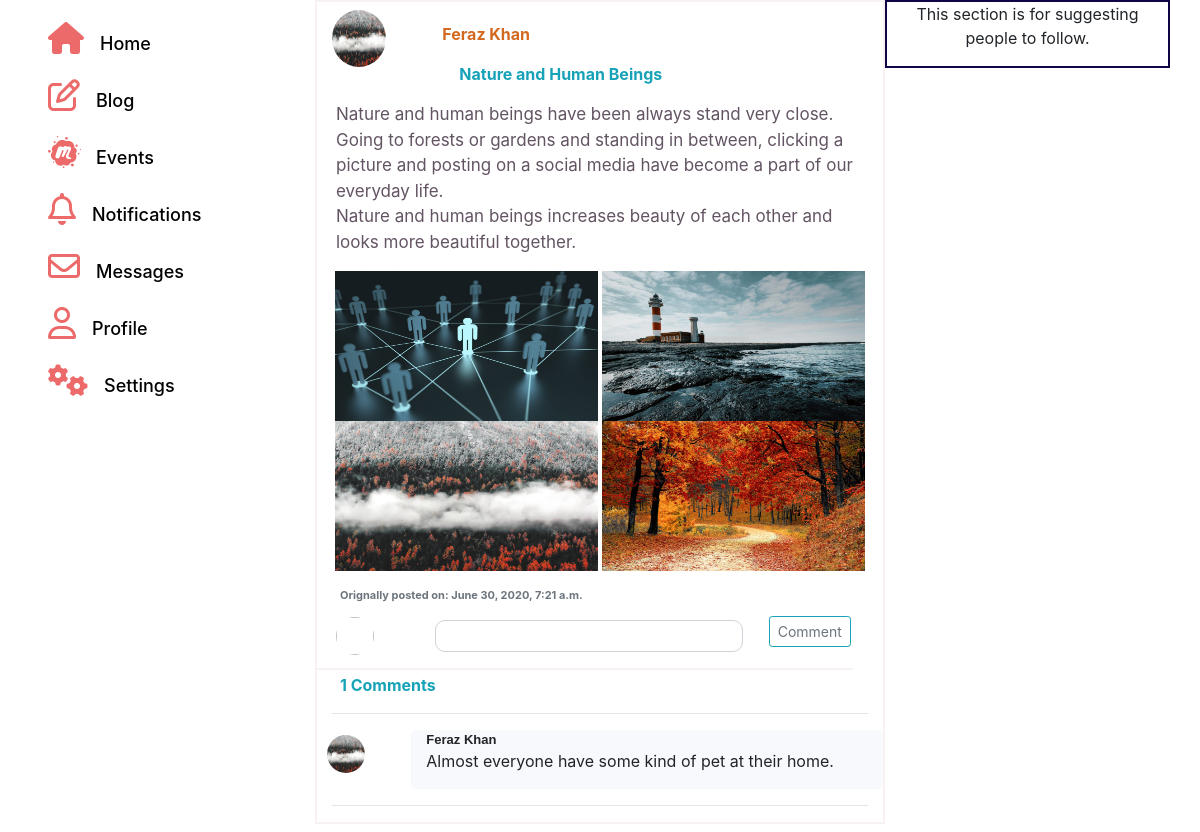
Page /blog/OneBlog/14 on the committed database.
### blog/models.py (models this page shows, shortened)
class BlogPost(models.Model):
    author  = models.ForeignKey(User, on_delete = models.CASCADE)
    title  = models.CharField(max_length = 160, null = True, blank = True)
    body = models.TextField()
    date_posted = models.DateTimeField(auto_now_add = True)
    last_modified = models.DateTimeField(auto_now = True)

class Files_Of_posts(models.Model):
    blogpost = models.ForeignKey(BlogPost, on_delete = models.CASCADE)
    files = models.FileField(null = True, blank = True)

class Comment(models.Model):
    comment_by = models.ForeignKey(User, null = True, on_delete = models.CASCADE)
    blogpost = models.ForeignKey(BlogPost, on_delete = models.CASCADE)
    comment = models.CharField(blank = True, null = True , max_length = 180 )
    def __str__(self):
        return str(self.blogpost.id)

### UserModule/models.py (models this page shows, shortened)
class Profile(models.Model):
    FACULTY_CHOICES = [
        ('FET','Faculty of Engineering and Technology'),
        ('Agriculture Faculty','Faculty of Agriculture'),
        ('Science Faculty','Faculty of Science and Environment'),
        ('Arts Facults','Faculty of Arts'),
        ('Management Faculty','Faculty of Rural Development and Business Management'),
    ]
    user = models.OneToOneField(User, on_delete = models.CASCADE, blank = True, null = True)
    faculty = models.CharField(max_length = 60, null = True, choices = FACULTY_CHOICES, default = 'FET')
    course = models.CharField(max_length = 100, null = True)
    passout_year = models.IntegerField(null = True, blank = True)
    home_city = models.CharField(max_length = 160, null = True, blank = True)
    current_city = models.CharField(max_length = 160, null = True, blank = True)
    description = models.CharField(max_length = 160, null = True, blank = True)
    working = models.CharField(max_length = 160, null = True, blank = True)
    work_history = models.CharField(max_length = 160, null = True, blank = True)
    profile_pic = models.ImageField(default = 'user.png', null = True)

class User(AbstractBaseUser):
    email = models.EmailField(unique = True, max_length= 160)
    full_name = models.CharField(max_length = 160)
    is_active = models.BooleanField(default = False)
    is_staff = models.BooleanField(default = False)
    is_admin = models.BooleanField(default = False)
    join_date = models.DateTimeField(auto_now_add = True)
    USERNAME_FIELD = 'email'
    REQUIRED_FIELDS = ['full_name']
    objects = UserManager()

### blog/views.py (the view, shortened to what this page needs)
# urls.py: path('OneBlog/<int:pk>', views.OneBlog, name = 'OneBlog'),
def OneBlog(request,pk):
    post = BlogPost.objects.get(id= pk)
    comments = post.comment_set.all()
    print(comments)
    NoOfComments = comments.count()
    print(NoOfComments)
    form = CommentForm()
    return render(request, 'blog/OneBlogPage.html', {'post': post , 'form':form, 'comments':comments, 'NoOfComments': NoOfComments})

### blog/forms.py
class CommentForm(forms.ModelForm):
    class Meta:
        model = Comment
        fields = ['comment',]

### blog/templates/blog/OneBlogPage.html (shortened to what this page needs)
{%load static%}
<head>
    <link rel="stylesheet" href="https://use.fontawesome.com/releases/v5.0.8/css/solid.css">
    <link rel="stylesheet" href="https://maxcdn.bootstrapcdn.com/bootstrap/4.0.0/css/bootstrap.min.css">
    <link rel="stylesheet" href="{% static '/css/blog-home.css'%}">
</head>
<div class="container text-center pb-2">
    <div class="row">
        <div class="col-2 col-md-3 sidemenu text-left">
            <a class="links text-left" href="{%url 'home'%}"><i class="fa fa-home mx-3"></i><span class="link-text ">Home</span>   </a>
            <a class="links text-left" href="{%url 'blog-home'%}"><i class="fa fa-pencil-square-o mx-3 fas" ></i><span class="link-text ">Blog</span>  </a>
            <a class="links text-left" href="{%url 'eventList'%}"><i class="fa fa-meetup mx-3 fas" ></i><span class="link-text ">Events</span>  </a>
            <a class="links" href=""> <i id="notify" class="fa fa-bell-o fas mx-3"></i><span class="link-text">Notifications</span></a>
            <a class="links" href=""> <i class="fa fa-envelope-o fas mx-3 "></i><span class="link-text ">Messages</span>  </a>
            <a class="links" href="{% url 'User_Profile' request.user.id %}"><i class="fas fa fa-user-o mx-3"></i><span class="link-text "  >Profile</span>  </a>
            <a class="links" href="{% url 'User_Profile_settings'  %}"><i class="fa fa-cogs mx-3 fas" ></i><span class="link-text ">Settings</span>  </a>
        </div>
        <div class=" col-10 col-md-6 post-body">
            <div class="row mt-1 ">
                <div class="col-2 pic">
                    {%if post.author.profile.profile_pic%}
                        <img src="{{post.author.profile.profile_pic.url}}" alt="" class="profile-picture mt-1 ">
                    {%else%}
                        <img src="{% static '/images/user.png'%}" alt="" class="profile-picture my-3 ">
                    {% endif %}
                </div>
                <div class="col-10 content">
                    <div class="row p-3">
                        <div class="col-6 text-left font-weight-bold">
                            <a class = "profile-link" href="{%  url 'User_Profile' post.author.id  %}">{{post.author.full_name}}</a>
                        </div>
                    </div>
                {% if post.title%}
                <div class="row text-center">
                    <p class="font-weight-bold text-info ml-5" >{{post.title}}</p>
                </div>
                {% endif %}
                </div>
            </div>
            <div class="row">
                <div class="col">
                    <div class="post-text text-left  mx-1">
                        {{post.body|linebreaks}}
                    </div>
                    <div class="height">
                        {% for image in post.files_of_posts_set.all%}
                        {%if image.files%}
                            <a href="{{image.files.url}}"><img class="post-img" src="{{image.files.url}}" alt=""></a>
                        {%endif%}
                        {%endfor%}
                    </div>
                    <div class="row text-left text-muted mt-3 ml-2 font-weight-bold display-6 lead">
                        Orignally posted on: {{post.date_posted }}
                    </div>
                </div>
            </div>
            <div class="row container mt-2 comment-section whole-post" >
                <div class="col-2 col-sm-2">
                    <img class = "h-59 w-59 comment-image" src=" {{request.user.profile.profile_pic.url}}" alt="" srcset="">
                </div>
                <div class="col-8 col-sm-8 mb-10 ">
                    <form action="" method="post" autocomplete="off" >
                    <div class=" form-group text-right">
                        {{form.comment}}
                    </div>
                </div>
                <div class="col-2 col-sm-2 text-left mt-1">
                    <button class ="btn btn-outline-info btn-sm text-muted" type="submit">Comment </button>
                </div>
            </div>
            {%if comments%}
                <p class="text-left text-info ml-2 font-weight-bold whole-post">{{NoOfComments}} Comments</p>
                <hr>
                    {%for com in comments%}
                    <div class="row">
                        <div class="col-2  text-right">
                                <img class = "h-59 w-59 comment-image" src="{{com.comment_by.profile.profile_pic.url}}" alt="">
                        </div>
                        <div class="col-10 text-left comment-body">
                            <div class="comment-name">{{com.comment_by.full_name}}</div>
                            {{com.comment|linebreaks}}
                        </div>
                    </div>
                    <hr>
                    {%endfor%}
            {%endif%}
        </div>
        <div class=" col-md-3 friendlist">
            <p>This section is for suggesting people to follow.</p>
        </div>
    </div>
</div>

### static/css/blog-home.css (style rules this page uses)
.profile-picture { min-width: 52px; min-height: 57px; max-width: 54px; max-height: 75px; position: relative; right: 5px; border-radius: 50%; }
.post-body { border: 2px solid rgb(247, 241, 241); }
.sidemenu { height: fit-content; padding-left: 0px!important; padding-right: 0px!important; }
.friendlist { border: 2px solid rgb(15, 5, 68); height: 50%; }
.post-img { margin: 0; width: 49%; height: 150px; }
.post-text { font-size: 17px; color: rgb(99, 84, 99); text-decoration: none!important; margin-left: 4px; }
.lead { font-size: 11px; margin-top: 5px; }
.form-group input { height: 32px; width: 100%; border-radius: 10px; margin-top: 8px; margin-left: 4px; }
.comment-image { border-radius: 40px; width: 38px; height: 38px; margin-left: 20px; margin-top: 5px; }
.comment-body { background-color: rgb(248, 249, 252); border-radius: 5px; }
.comment-name { font-size: 13px; font-weight: bold; font-family: sans-serif; }
.links { display: block; text-decoration: none; color: rgb(3, 0, 0); margin: 2px; margin-top: 16px; font-weight: 500; font-size: 18px; }
@media only screen and (max-width: 1200px) { .comment-image { position: relative; right: 31px; } }
.fas { color:rgb(236, 106, 106); font-size: 32px !important; margin-top: 6px; }
i.fa.fa-home { color:rgb(236, 106, 106); font-size: 32px; margin-top: 6px; }
.row.whole-post { border-bottom: 2px solid rgb(247, 241, 241); margin-top: 0px; margin-bottom: 3px; }
a.profile-link { color: chocolate; }

### rows in the picture
BlogPost: author.profile.profile_pic (picture), author.full_name "Feraz Khan", title "Nature and Human Beings", body "Nature and human beings have been always stand very close. Going to forests or gardens and standing in between, clicking a picture and posting on a social media have become a part of our everyday life. Nature and human beings increases beauty of each other and looks more beautiful together.", date_posted "June 30, 2020, 7:21 a.m."
Files_Of_posts: files (picture)
Files_Of_posts: files (picture)
Files_Of_posts: files (picture)
Files_Of_posts: files (picture)
Comment: comment_by.profile.profile_pic (picture), comment_by.full_name "Feraz Khan", comment "Almost everyone have some kind of pet at their home."

### other values in the picture
{{ NoOfComments }} "1"
